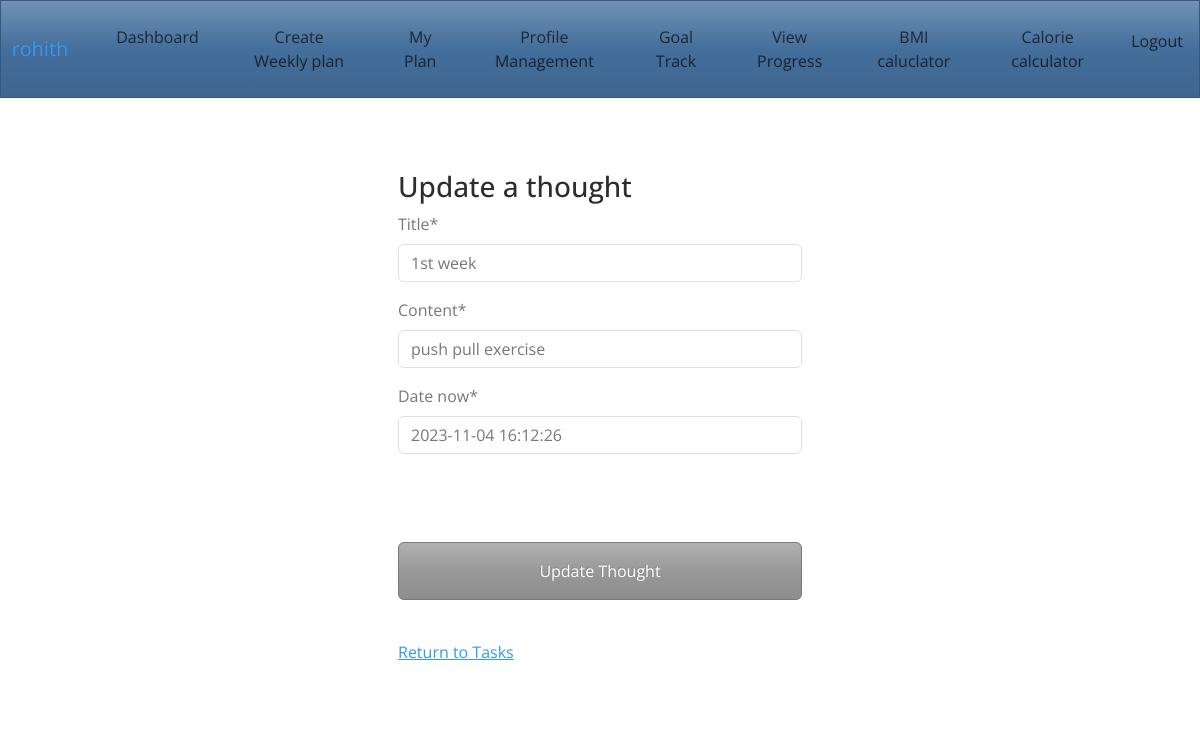
Screenshot of /update-tasks/5 (signed in) with the database file from the repository.
### journal/models.py (models this page shows)
class Thought(models.Model):
    title = models.CharField(max_length=150)
    content = models.CharField(max_length=1000)
    date_now = models.DateTimeField(default=timezone.now) #This is will automatically set created date for our conetnts stored in the database
    user = models.ForeignKey(User, max_length=10, on_delete=models.CASCADE, null = True)

### journal/views.py (the view)
# urls.py: path('update-tasks/<str:pk>', views.update_tasks,name = 'update-tasks'), #Dynamic URL with a space holder
@login_required(login_url = 'my-login')
def update_tasks(request, pk):
    try:
        thought = Thought.objects.get(id=pk, user=request.user) #check id with the place holder value
    except:
        return redirect('my-tasks')
    form = ThoughtForm(instance = thought)#Gettting the instance of the thought which has been validated above
    if request.method == 'POST':
        form = ThoughtForm(request.POST, instance =thought) #instance = thought
        if form.is_valid(): #Check if the form is valid or not
            form.save()
        return redirect('my-tasks')
    context = {'UpdateThought': form}
    return render(request, 'journal/update-tasks.html', context)

### journal/forms.py
class ThoughtForm(ModelForm):
    class Meta:
        model = Thought
        fields = ['title','content','date_now']
        exclude = ['user',]

### journal/templates/journal/update-tasks.html (shortened to what this page needs)
{% extends 'journal/navbar.html'%}
{% load crispy_forms_tags %}
{% block content %}
    <br>
    <div class="container bg-white shadow-md p-5 form-layout">
        <h3> Update a thought </h3>
        <form method="POST" autocomplete="off">
            {{UpdateThought|crispy}}
            <br><br>
            <br>
            <button class="btn btn-secondary btn-md w-100 btn-block p-3" type = "submit" > Update Thought </button>
        </form>
        <br>
        <a href="{% url 'my-tasks'  %}"> Return to Tasks  </a>
    </div>
{% endblock %}

### journal/templates/journal/navbar.html (shortened to what this page needs)
{% load static %}
<htnml>
    <head>
        <link rel="stylesheet" type="text/css" href="https://bootswatch.com/5/spacelab/bootstrap.min.css">
        <link rel="stylesheet" type="text/css" href="{% static 'css/styles.css'%}">
    </head>
    <nav class="navbar navbar-expand-lg navbar-light bg-primary justify-content-center">
        <a class="navbar-brand main-heading">
          &nbsp; {{user}}
        </a>
          <div class="collapse navbar-collapse text-center" id="navbarNavDropdown">
            <ul class="navbar-nav ml-auto">
              <li class="nav-link">
                <a class="nav-link"  href="{% url 'dashboard' %}"> Dashboard </a>
              </li>
              <li class="nav-link">
                <a class="nav-link"  href=' {% url 'create-tasks' %} ' > Create Weekly plan </a>
              </li>
              <li class="nav-link">
                <a class="nav-link"  href=' {% url 'my-tasks' %} ' > My Plan </a>
              </li>
              <li class="nav-link">
                <a class="nav-link"  href=' {% url 'profile-management' %} ' > Profile Management </a>
              </li>
              <li class="nav-link">
                <a class="nav-link"  href=' {% url 'create-fit' %} ' > Goal Track </a>
              </li>
              <li class="nav-link">
                <a class="nav-link"  href=' {% url 'my-fit' %} ' > View Progress </a>
              </li>
              <li class="nav-link">
                <a class="nav-link"  href=' {% url 'convert' %} ' > BMI caluclator </a>
              </li>
              <li class="nav-link">
                <a class="nav-link"  href=' {% url 'calorie-cal' %} ' > Calorie calculator </a>
              </li>
            </ul>
          </div>
          <div class="collapse navbar-collapse text-center justify-content-end " id="navbarNavDropdown ">
            <ul class="navbar-nav ml-auto">
              <li class="nav-link">
                <a class="nav-link"  href=' {% url 'user-logout' %} ' > Logout </a>
              </li>
            </ul>
          </div>
    </nav>
    {% block content %}
     {% endblock content %}
</htnml>

### static/css/styles.css (style rules this page uses)
.form-layout { border-radius: 20px; width: 500px; }

### rows the page displays
Thought: title "1st week", content "push pull exercise", date_now "2023-11-04 16:12:26"

### other values shown
{{ user }} "rohith"
